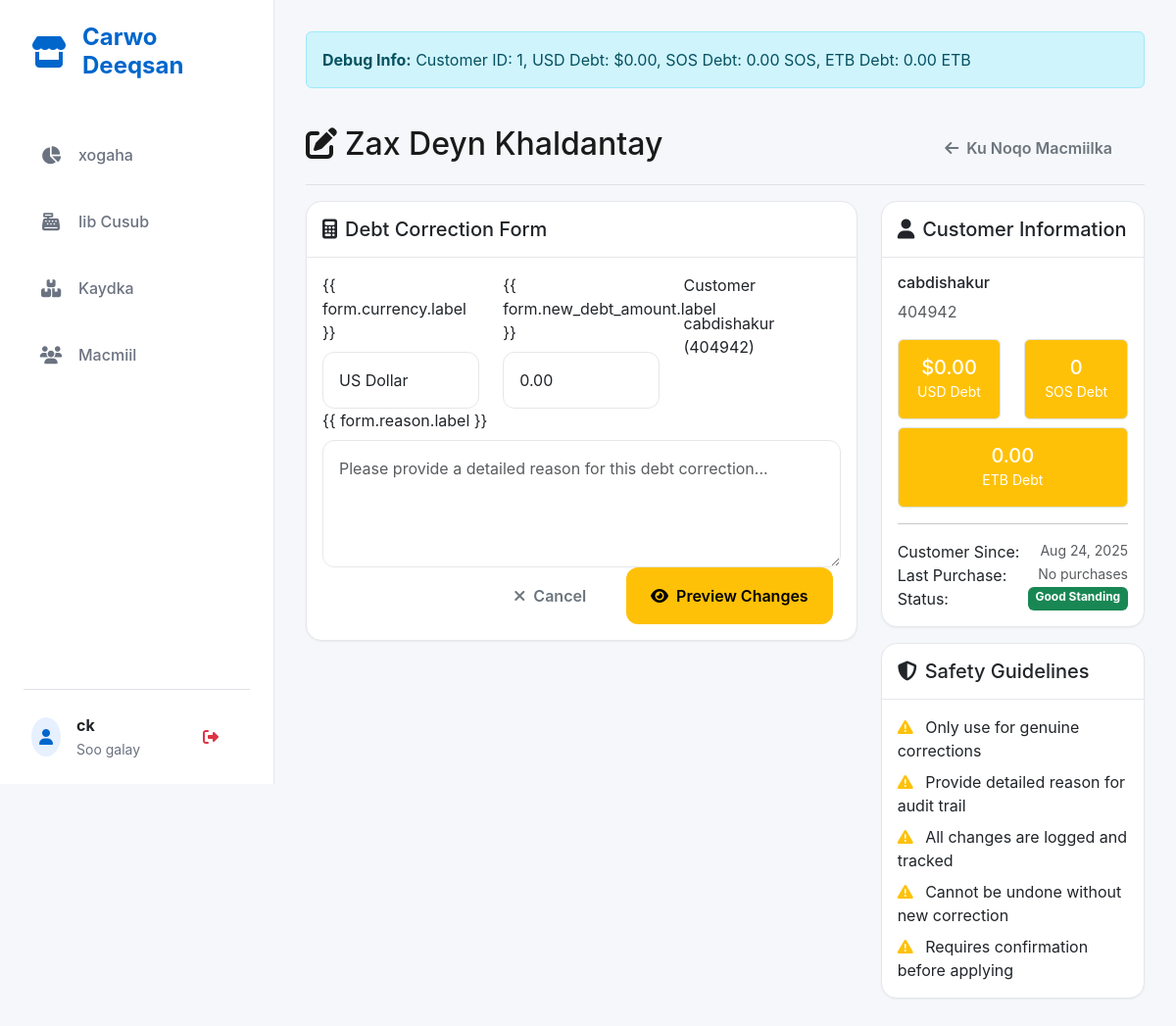
The page /customers/1/correct-debt/ (signed in) on the database as committed earlier.
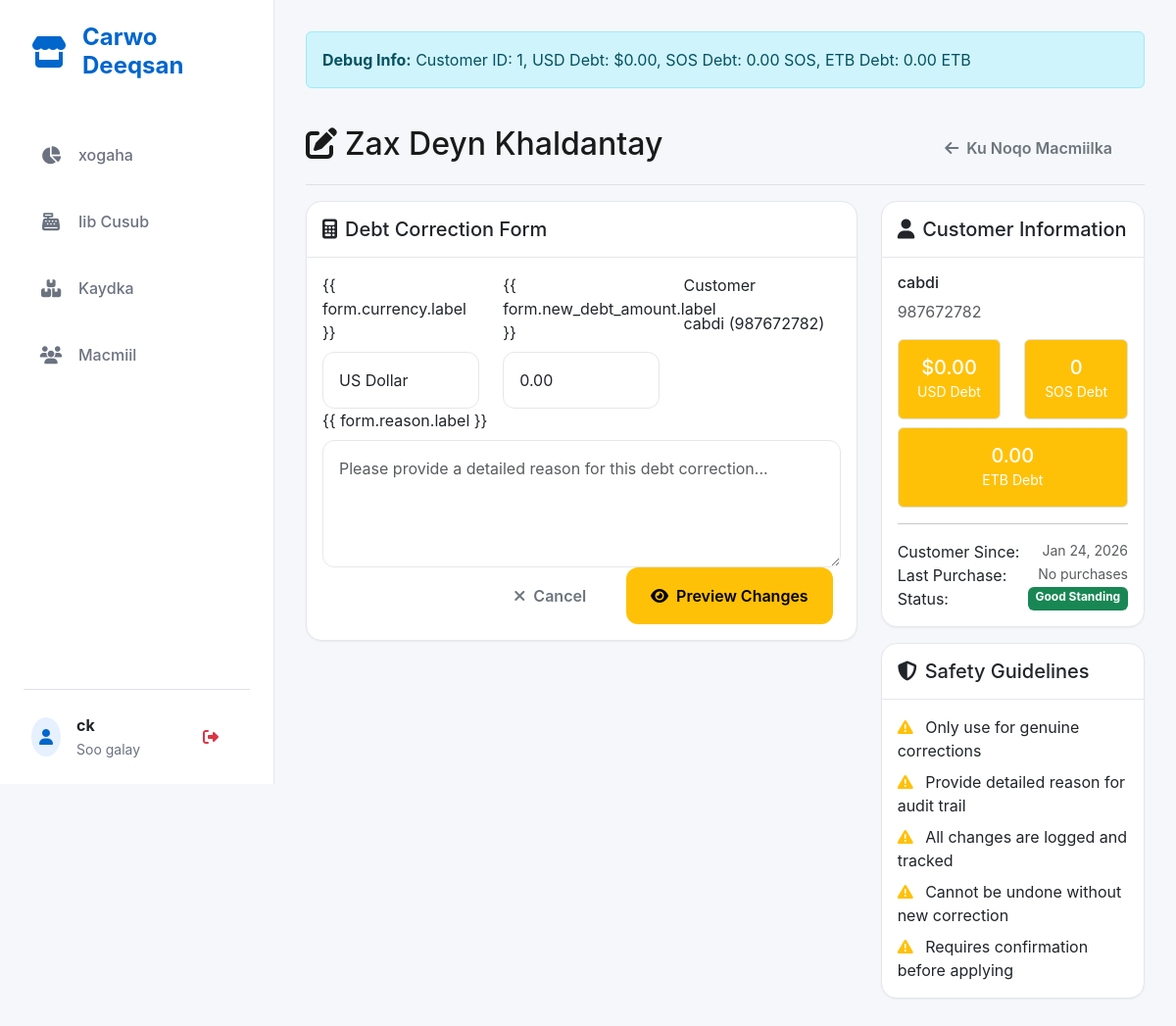
The same page on the database as committed later.
### core/models.py (models this page shows, shortened)
class Customer(models.Model):
    name = models.CharField(max_length=200, blank=True, null=True)
    phone = models.CharField(max_length=15, blank=True, null=True) # Unique constraint relaxed by migration
    total_debt_usd = models.DecimalField(max_digits=10, decimal_places=2, default=0.00, help_text="Total debt in USD")
    total_debt_sos = models.DecimalField(max_digits=10, decimal_places=2, default=0.00, help_text="Total debt in SOS")
    total_debt_etb = models.DecimalField(max_digits=10, decimal_places=2, default=0.00, help_text="Total debt in ETB")
    date_created = models.DateTimeField(auto_now_add=True)
    last_purchase_date = models.DateTimeField(null=True, blank=True)
    is_active = models.BooleanField(default=True)
    class Meta:
        verbose_name = "Customer"
        verbose_name_plural = "Customers"

### core/views.py (the view)
# urls.py: path('customers/<int:customer_id>/correct-debt/', views.correct_customer_debt, name='correct_customer_debt'),
@superuser_required
def correct_customer_debt(request, customer_id):
    customer = get_object_or_404(Customer, id=customer_id)
    if request.method == 'POST':
        form = DebtCorrectionForm(request.POST, customer=customer)
        if form.is_valid():
            currency = form.cleaned_data['currency']
            new_debt_amount = form.cleaned_data['new_debt_amount']
            reason = form.cleaned_data['reason']
            old_debt_amount = form.cleaned_data['old_debt_amount']
            adjustment_amount = form.cleaned_data['adjustment_amount']
            debt_correction = DebtCorrection.objects.create(
                customer=customer,
                currency=currency,
                old_debt_amount=old_debt_amount,
                new_debt_amount=new_debt_amount,
                adjustment_amount=adjustment_amount,
                reason=reason,
                user=request.user,
                ip_address=request.META.get('REMOTE_ADDR')
            )
            if currency == 'USD':
                customer.total_debt_usd = new_debt_amount
            elif currency == 'SOS':  # SOS
                customer.total_debt_sos = new_debt_amount
            elif currency == 'ETB':  # ETB
                customer.total_debt_etb = new_debt_amount
            customer.save()
            log_audit_action(
                request.user, 'DEBT_CORRECTED', 'Customer', customer.id,
                f'Manual debt correction: {currency} {old_debt_amount} -> {new_debt_amount} (adjustment: {adjustment_amount:+.2f}). Reason: {reason}',
                request.META.get('REMOTE_ADDR')
            )
            messages.success(
                request,
                f'Debt corrected successfully! {currency} debt changed from {old_debt_amount} to {new_debt_amount} (adjustment: {adjustment_amount:+.2f})'
            )
            return redirect('core:customer_detail', customer_id=customer.id)
    else:
        form = DebtCorrectionForm(customer=customer)
    current_debt_usd = customer.total_debt_usd
    current_debt_sos = customer.total_debt_sos
    recent_corrections = customer.debt_corrections.all()[:5]
    context = {
        'customer': customer,
        'form': form,
        'current_debt_usd': current_debt_usd,
        'current_debt_sos': current_debt_sos,
        'current_debt_etb': customer.total_debt_etb,
        'recent_corrections': recent_corrections,
    }
    return render(request, 'core/correct_customer_debt.html', context)

### core/forms.py (shortened to what this page needs)
class DebtCorrectionForm(forms.ModelForm):
    CURRENCY_CHOICES = [
        ('USD', 'US Dollar'),
        ('SOS', 'Somaliland Shilling'),
        ('ETB', 'Ethiopian Birr'),
    ]
    currency = forms.ChoiceField(
        choices=CURRENCY_CHOICES,
        widget=forms.Select(attrs={'class': 'form-control'})
    )
    class Meta:
        model = DebtCorrection
        fields = ['currency', 'new_debt_amount', 'reason']
        widgets = {
            'new_debt_amount': forms.NumberInput(attrs={
                'class': 'form-control',
                'step': '0.01',
                'min': '0.00'
            }),
            'reason': forms.Textarea(attrs={
                'class': 'form-control',
                'rows': 4,
                'placeholder': 'Please provide a detailed reason for this debt correction...'
            })
        }
    def __init__(self, *args, **kwargs):
        self.customer = kwargs.pop('customer', None)
        super().__init__(*args, **kwargs)
        if self.customer:
            self.fields['currency'].initial = 'USD'  # Default to USD
            self.fields['new_debt_amount'].initial = self.customer.total_debt_usd

### core/templates/core/correct_customer_debt.html (shortened to what the changed rows need)
{% extends 'core/base.html' %}
{% block content %}
<div class="alert alert-info">
    <strong>Debug Info:</strong>
    Customer ID: {{ customer.id }},
    USD Debt: ${{ current_debt_usd|floatformat:2 }},
    SOS Debt: {{ current_debt_sos|floatformat:2 }} SOS,
    ETB Debt: {{ current_debt_etb|floatformat:2 }} ETB
</div>
<div class="d-flex justify-content-between flex-wrap flex-md-nowrap align-items-center pt-3 pb-2 mb-3 border-bottom">
    <h1 class="h2">
        <i class="fas fa-edit me-2"></i>Zax Deyn Khaldantay
    </h1>
    <div class="btn-toolbar mb-2 mb-md-0">
    </div>
</div>
<div class="row">
    <div class="col-lg-8">
        <div class="card">
            <div class="card-body">
                <form method="post" id="debtCorrectionForm">
                    <div class="row">
                        <div class="col-md-4">
                            <label class="form-label">Customer</label>
                            <div class="form-control-plaintext">{{ customer.name }} ({{ customer.phone }})</div>
                        </div>
                    </div>
                </form>
            </div>
        </div>
    </div>
    <div class="col-lg-4">
        <div class="card">
            <div class="card-body">
                <h6>{{ customer.name }}</h6>
                <p class="text-muted">{{ customer.phone }}</p>
                <div class="row text-center">
                    <div class="col-6">
                        <div class="border rounded p-3 bg-warning text-white">
                            <h5 class="mb-0">${{ current_debt_usd|floatformat:2 }}</h5>
                            <small>USD Debt</small>
                        </div>
                    </div>
                    <div class="col-6">
                        <div class="border rounded p-3 bg-warning text-white">
                            <h5 class="mb-0">{{ current_debt_sos|floatformat:0 }}</h5>
                            <small>SOS Debt</small>
                        </div>
                    </div>
                </div>
                <div class="row text-center mt-2">
                    <div class="col-12">
                        <div class="border rounded p-3 bg-warning text-white">
                            <h5 class="mb-0">{{ current_debt_etb|floatformat:2 }}</h5>
                            <small>ETB Debt</small>
                        </div>
                    </div>
                </div>
                <hr>
                <div class="d-flex justify-content-between">
                    <span>Customer Since:</span>
                    <small class="text-muted">{{ customer.date_created|date:"M d, Y" }}</small>
                </div>
                <div class="d-flex justify-content-between">
                    <span>Last Purchase:</span>
                    <small class="text-muted">
                    </small>
                </div>
                <div class="d-flex justify-content-between">
                    <span>Status:</span>
                    {% if current_debt_usd > 0 or current_debt_sos > 0 or current_debt_etb > 0 %}
                    <span class="badge bg-warning">Has Debt</span>
                    {% else %}
                    <span class="badge bg-success">Good Standing</span>
                    {% endif %}
                </div>
            </div>
        </div>
    </div>
</div>
{% endblock %}

Rows that differ between the two databases and show on the page:
changed Customer id 1: name "cabdishakur" → "cabdi"; phone "404942" → "987672782"; date_created "Aug 24, 2025" → "Jan 24, 2026"
